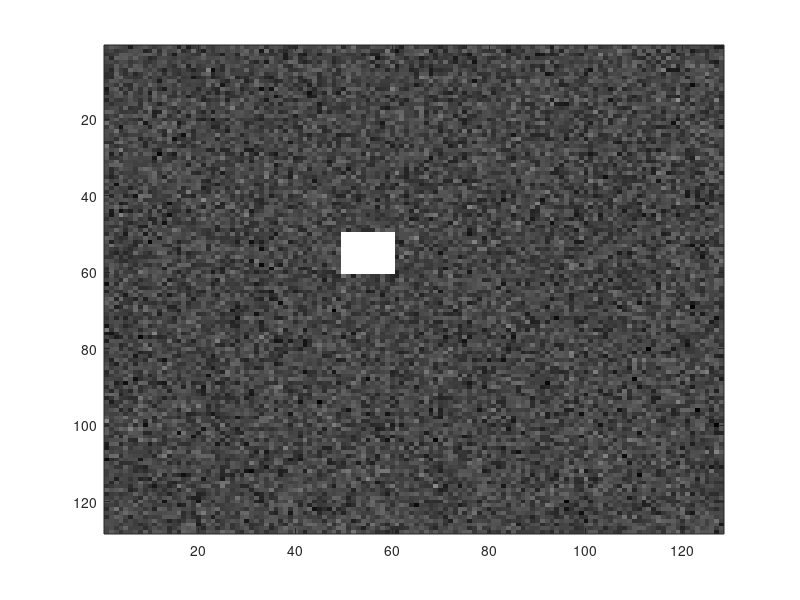

MATLAB code for this plot: (Note: this script raises an error after producing the figure.)
% GFDEMO02 Demonstrate 2-D Gabor functionality
%
% References:
%   [1] Kamarainen, J.-K., Kyrki, V., Kalviainen, H., Gabor
%       Features for Invariant Object Recognition, Research
%       report 78, Department of Information Technology,
%       Lappeenranta University of Technology
%
% Author(s):
%    Joni Kamarainen <Joni.Kamarainen@lut.fi>
%    Ville Kyrki <Ville.Kyrki@lut.fi>
%
% Copyright:
%
%   The Gabor Features in Signal and Image Processing Toolbox is
%   Copyright (C) 2000 by Joni Kamarainen and Ville Kyrki.
%
%
%   $Name:  $ $Revision: 1.1 $  $Date: 2003-12-23 07:27:55 $
%      
function [] = gfdemo02;

disp('Step 1: GENERATE TEST IMAGE');
img = 0.1*randn(128,128);
img(50:60,50:60) = 1;
imagesc(img);
colormap(gray);
input('<RETURN>');

% create 1-D spatial Gabor filter
disp('Step 2: FILTER WITH 2D TIME DOMAIN GABOR FILTER');
f = 0.2;
theta = 0;
gamma = 1;
eta = 1;
g = gfcreatefilter2(f,theta,gamma,eta,[60 60]);
disp('Real part of the filter');
imagesc(real(g));
colormap(gray);
input('<RETURN>');

% filter signal with given filter and plot magnitude
disp('If the image i(x,y) and filter g(x,y) are now convolved conv(g,x)');
disp('we can calculate the magnitudes of the filter response.');
resp1 = conv2(img,g,'same');
imagesc(abs(resp1).^2);
colormap(gray);
colorbar;
input('<RETURN>');

% convert signal to Fourier domain
disp('Step 3: FILTER WITH 2D FREQUENCY DOMAIN GABOR FILTER');
disp('For faster computation we can transform x to Fourier domain X=fft(x)');
disp(['and generate frequency domain Gabor filter G for conv2 or we' ...
      ' may just use gfrespf2 as']);
G = gfcreatefilterf2(f,theta,gamma,eta,[size(img,2) size(img,1)]);
resp2 = gfrespf2(G,img);
imagesc(abs(resp1).^2);
colormap(gray);
colorbar;
input('<RETURN>');

% Frequency domain filter in one point
disp('Step 4: FILTER WITH 2D FREQUENCY DOMAIN GABOR FILTER IN ONE LOCATION');
disp('For faster computation we can transform x to Fourier domain X=fft(x)');
disp(['and generate frequency domain Gabor filter G for conv2 or we' ...
      ' may just use gfrespf2 as']);
G = gfcreatefilterf2(f,theta,gamma,eta,[size(img,2) size(img,1)]);
resp3 = gfrespf2(G,img,16,21);
disp('Response:');
disp(resp3);
input('<RETURN>');
